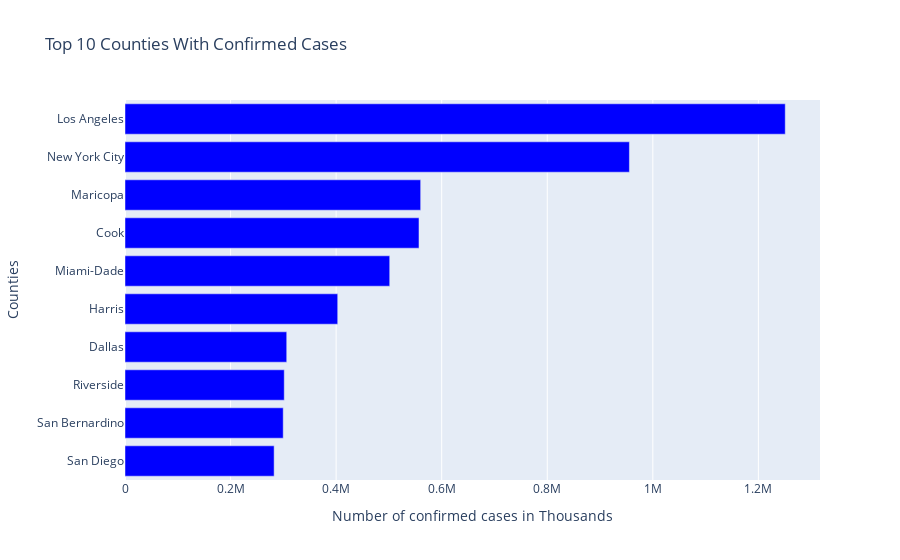

Notebook source saved alongside this figure:
### Markdown cell above
### Use matplotlib to visualize top cases

### Code cell
top_10_confirmed_states = cases.sort_values('cases', ascending=False)[:10]
horizontal_bar_chart(top_10_confirmed_states,top_10_confirmed_states.cases, top_10_confirmed_states.index,
            'Top 10 Counties With Confirmed Cases', 'Number of confirmed cases in Thousands','Counties','blue')

### Figure 1 — Plotly figure (JSON) as saved in the notebook; plotly's stock layout.template omitted (floating-point values rounded to 4 significant figures)
{"data": [{"alignmentgroup": "True", "hovertemplate": "Number of confirmed cases in Thousands=%{x}<br>Counties=%{y}<extra></extra>", "legendgroup": "", "marker": {"color": "blue", "pattern": {"shape": ""}}, "name": "", "offsetgroup": "", "orientation": "h", "showlegend": false, "textposition": "auto", "type": "bar", "x": [1250908, 955649, 560181, 557001, 501540, 403019, 306417, 301706, 299763, 282562], "xaxis": "x", "y": ["Los Angeles", "New York City", "Maricopa", "Cook", "Miami-Dade", "Harris", "Dallas", "Riverside", "San Bernardino", "San Diego"], "yaxis": "y"}], "layout": {"autosize": true, "barmode": "relative", "legend": {"tracegroupgap": 0}, "title": {"text": "Top 10 Counties With Confirmed Cases"}, "xaxis": {"anchor": "y", "autorange": true, "domain": [0, 1], "range": [0, 1317000.0], "title": {"text": "Number of confirmed cases in Thousands"}, "type": "linear"}, "yaxis": {"anchor": "x", "autorange": true, "categoryorder": "total ascending", "domain": [0, 1], "range": [-0.5, 9.5], "title": {"text": "Counties"}, "type": "category"}}}
